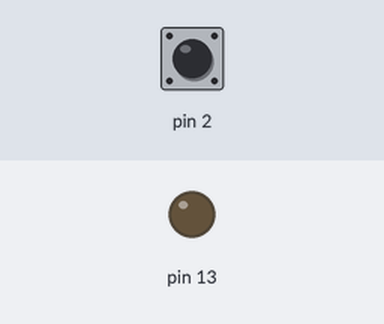
Simulated run of this sketch. Board: Arduino Uno, built with avr-gcc and run on an emulated ATmega328P. On the bench: output pins drawn as LEDs (lit = HIGH). Inputs (shaded band) come from the test bench; at power-on: pin 2 HIGH.

Above: at 1.2 s.
1.3 s: pin 2 pulled LOW for 0.15 s
At 1.9 s:
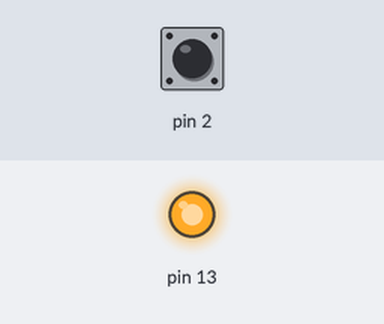
2.9 s: pin 2 pulled LOW for 1 s
At 4.4 s:
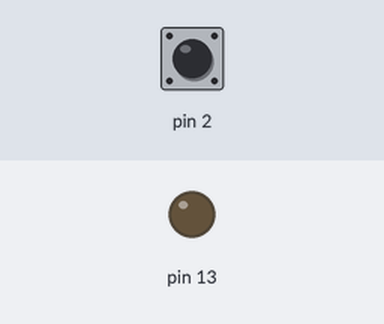
5.4 s: pin 2 pulled LOW for 3.2 s
At 9.1 s:
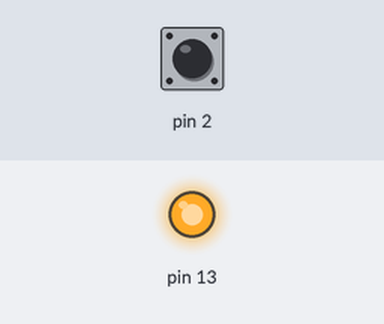
Timing chart, 0 to 10.6 s (numbered marks = the images above; inputs shaded):
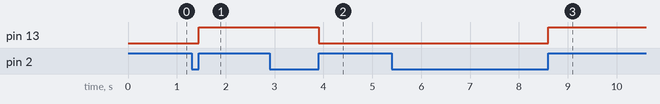

The sketch:

modul6_modif_interrupt.ino
```cpp
// Variabel volatile agar dapat diubah dalam ISR
volatile bool ledState = false;

// ISR: dijalankan saat tombol dilepas (RISING edge)
void tombolInterrupt() {
  ledState = !ledState;   // Toggle status LED
}

void setup() {

  // Konfigurasi LED
  pinMode(13, OUTPUT);

  // Tombol dengan pull-up internal
  pinMode(2, INPUT_PULLUP);

  // Interrupt mode RISING
  attachInterrupt(
    digitalPinToInterrupt(2),
    tombolInterrupt,
    RISING
  );
}

void loop() {

  // Tampilkan status LED
  digitalWrite(13, ledState);

}
```

Measured:
- after the input at 1.3 s, pin 13: LOW → HIGH after 0.15 s
- after the input at 2.9 s, pin 13: HIGH → LOW after 1.0 s
- after the input at 5.4 s, pin 13: LOW → HIGH after 3.2 s
